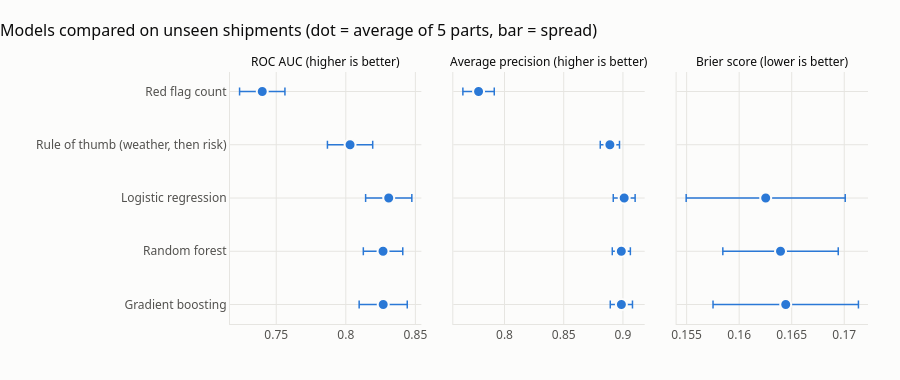

Notebook cell for this chart:
### Code cell
metrics = [("roc_auc", "ROC AUC (higher is better)"), ("avg_precision", "Average precision (higher is better)"),
           ("brier", "Brier score (lower is better)")]
order = list(summary.index)

fig = make_subplots(rows=1, cols=3, subplot_titles=[m[1] for m in metrics], shared_yaxes=True, horizontal_spacing=0.05)
for col, (metric, _) in enumerate(metrics, start=1):
    part = summary[[metric, f"{metric}_spread"]].dropna()
    fig.add_trace(go.Scatter(
        x=part[metric], y=part.index, mode="markers",
        marker=dict(color=BLUE, size=11, line=dict(color=SURFACE, width=2)),
        error_x=dict(type="data", array=part[f"{metric}_spread"], color=BLUE, thickness=1.5, width=4),
        hovertemplate="%{y}<br>%{x:.3f}<extra></extra>",
    ), row=1, col=col)
fig.update_yaxes(categoryorder="array", categoryarray=order[::-1])
fig.update_annotations(font=dict(size=12, color=INK))
style(fig, "Models compared on unseen shipments (dot = average of 5 parts, bar = spread)", height=380)
fig.update_layout(showlegend=False, margin=dict(l=230))
fig.show()

### Figure 1 — Plotly figure (JSON) as saved in the notebook; plotly's stock layout.template omitted (floating-point values rounded to 4 significant figures)
{"data": [{"error_x": {"array": [0.0163, 0.01626, 0.0166, 0.01417, 0.01728], "color": "#2a78d6", "thickness": 1.5, "type": "data", "width": 4}, "hovertemplate": "%{y}<br>%{x:.3f}<extra></extra>", "marker": {"color": "#2a78d6", "line": {"color": "#fcfcfb", "width": 2}, "size": 11}, "mode": "markers", "type": "scatter", "x": [0.74, 0.8031, 0.8308, 0.8268, 0.8269], "xaxis": "x", "y": ["Red flag count", "Rule of thumb (weather, then risk)", "Logistic regression", "Random forest", "Gradient boosting"], "yaxis": "y"}, {"error_x": {"array": [0.01326, 0.008124, 0.009237, 0.007633, 0.009378], "color": "#2a78d6", "thickness": 1.5, "type": "data", "width": 4}, "hovertemplate": "%{y}<br>%{x:.3f}<extra></extra>", "marker": {"color": "#2a78d6", "line": {"color": "#fcfcfb", "width": 2}, "size": 11}, "mode": "markers", "type": "scatter", "x": [0.7781, 0.889, 0.9011, 0.8986, 0.8987], "xaxis": "x2", "y": ["Red flag count", "Rule of thumb (weather, then risk)", "Logistic regression", "Random forest", "Gradient boosting"], "yaxis": "y2"}, {"error_x": {"array": [0.007568, 0.005491, 0.006919], "color": "#2a78d6", "thickness": 1.5, "type": "data", "width": 4}, "hovertemplate": "%{y}<br>%{x:.3f}<extra></extra>", "marker": {"color": "#2a78d6", "line": {"color": "#fcfcfb", "width": 2}, "size": 11}, "mode": "markers", "type": "scatter", "x": [0.1625, 0.1639, 0.1644], "xaxis": "x3", "y": ["Logistic regression", "Random forest", "Gradient boosting"], "yaxis": "y3"}], "layout": {"annotations": [{"font": {"color": "#0b0b0b", "size": 12}, "showarrow": false, "text": "ROC AUC (higher is better)", "x": 0.15, "xanchor": "center", "xref": "paper", "y": 1.0, "yanchor": "bottom", "yref": "paper"}, {"font": {"color": "#0b0b0b", "size": 12}, "showarrow": false, "text": "Average precision (higher is better)", "x": 0.5, "xanchor": "center", "xref": "paper", "y": 1.0, "yanchor": "bottom", "yref": "paper"}, {"font": {"color": "#0b0b0b", "size": 12}, "showarrow": false, "text": "Brier score (lower is better)", "x": 0.85, "xanchor": "center", "xref": "paper", "y": 1.0, "yanchor": "bottom", "yref": "paper"}], "font": {"color": "#52514e", "family": "Segoe UI, Arial, sans-serif", "size": 12}, "height": 380, "hoverlabel": {"bgcolor": "white", "font": {"color": "#0b0b0b"}}, "margin": {"b": 56, "l": 230, "r": 32, "t": 72}, "paper_bgcolor": "#fcfcfb", "plot_bgcolor": "#fcfcfb", "showlegend": false, "title": {"font": {"color": "#0b0b0b", "size": 16}, "text": "Models compared on unseen shipments (dot = average of 5 parts, bar = spread)", "x": 0, "xanchor": "left"}, "xaxis": {"anchor": "y", "domain": [0.0, 0.3], "gridcolor": "#e6e5e1", "linecolor": "#e6e5e1", "zeroline": false}, "xaxis2": {"anchor": "y2", "domain": [0.35, 0.65], "gridcolor": "#e6e5e1", "linecolor": "#e6e5e1", "zeroline": false}, "xaxis3": {"anchor": "y3", "domain": [0.7, 1.0], "gridcolor": "#e6e5e1", "linecolor": "#e6e5e1", "zeroline": false}, "yaxis": {"anchor": "x", "categoryarray": ["Gradient boosting", "Random forest", "Logistic regression", "Rule of thumb (weather, then risk)", "Red flag count"], "categoryorder": "array", "domain": [0.0, 1.0], "gridcolor": "#e6e5e1", "linecolor": "#e6e5e1", "zeroline": false}, "yaxis2": {"anchor": "x2", "categoryarray": ["Gradient boosting", "Random forest", "Logistic regression", "Rule of thumb (weather, then risk)", "Red flag count"], "categoryorder": "array", "domain": [0.0, 1.0], "gridcolor": "#e6e5e1", "linecolor": "#e6e5e1", "matches": "y", "showticklabels": false, "zeroline": false}, "yaxis3": {"anchor": "x3", "categoryarray": ["Gradient boosting", "Random forest", "Logistic regression", "Rule of thumb (weather, then risk)", "Red flag count"], "categoryorder": "array", "domain": [0.0, 1.0], "gridcolor": "#e6e5e1", "linecolor": "#e6e5e1", "matches": "y", "showticklabels": false, "zeroline": false}}}
